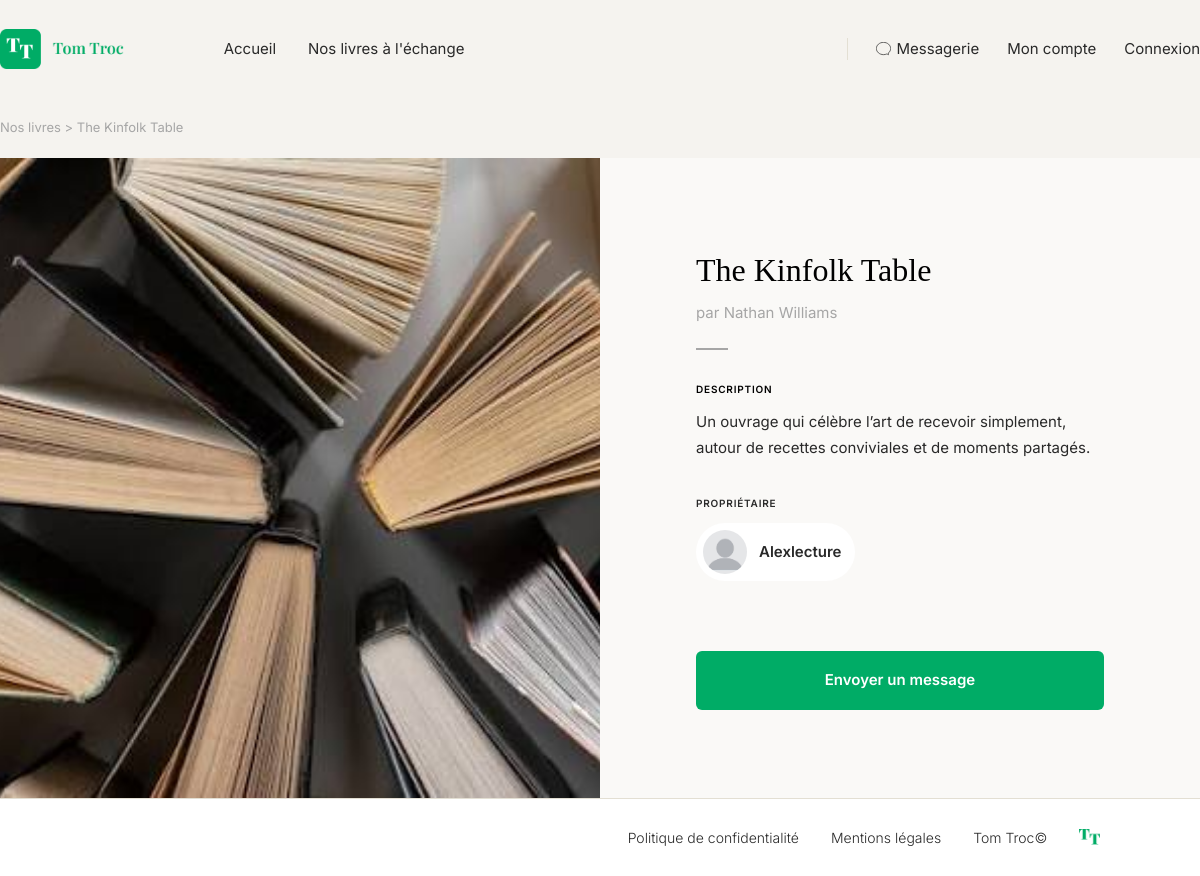
Screenshot of /livre/11 with the database file from the repository.
### tables this page shows
CREATE TABLE books (
    id INT AUTO_INCREMENT PRIMARY KEY,

    owner_id INT NOT NULL,

    title VARCHAR(255) NOT NULL,
    author VARCHAR(255) NOT NULL,
    image VARCHAR(255) NULL,
    description TEXT NULL,
    available BOOLEAN NOT NULL DEFAULT FALSE,

    FOREIGN KEY (owner_id) REFERENCES users(id)
);

CREATE TABLE users (
    id INT AUTO_INCREMENT PRIMARY KEY,
    username VARCHAR(50) NOT NULL UNIQUE,
    email VARCHAR(255) NOT NULL UNIQUE,
    password VARCHAR(255) NOT NULL,
    avatar VARCHAR(255) NULL,
    created_at TIMESTAMP DEFAULT CURRENT_TIMESTAMP
);

### services/AbstractController.php (called while the page is built, shortened)
<?php
abstract class AbstractController
{
    protected function render(string $view, array $data = []): void
    {
        extract($data);
        $viewFile = dirname(__DIR__) . '/views/' . $view . '.php';
        require $viewFile;
        $content = ob_get_clean();
        require dirname(__DIR__) . '/views/main.php';
    }
}

### controllers/LivreController.php (called while the page is built, shortened)
<?php
class LivreController extends AbstractController
{
    public function livre(string $id): void
    {
        $bookManager = new BookManager();
        $bookWithUser = $bookManager->getBook($id);
        $this->render('livre/livre', [
            'title' => $bookWithUser['book']->getTitle(),
            'bookWithUser' => $bookWithUser
        ]);
    }
}

### index.php (called while the page is built, shortened)
<?php
$router = new Router();
$router->add('', 'AccueilController', 'accueil');
$router->add('accueil', 'AccueilController', 'accueil');
$router->add('nos-livres', 'LivreController', 'livres');
$router->add('livre/add', 'LivreController', 'ajouter');
$router->add('livre/{id}', 'LivreController', 'livre');
$router->add('livre/{id}/update', 'LivreController', 'modification');
$router->add('livre/{id}/delete', 'LivreController', 'suppression');
$router->add('inscription', 'AuthentificationController', 'inscription');
$router->add('connexion', 'AuthentificationController', 'connexion');
$router->add('deconnexion', 'AuthentificationController', 'logout');
$router->add('compte/{id}', 'CompteController', 'compte');
$router->add('mon-compte', 'CompteController', 'monCompte');
$router->add('messages', 'MessageController', 'message');
$router->add('message/{id}', 'MessageController', 'message');
$router->add('message/{id}/nouveau', 'MessageController', 'nouveau');
$router->add('message/{id}/envoyer', 'MessageController', 'envoyer');
$router->dispatch($_SERVER['REQUEST_URI']);

### services/DBManager.php (called while the page is built, shortened)
<?php
class DBManager
{
    private static $instance;
    private $db;
    private function __construct()
    {
        $this->db = new PDO('mysql:host=' . DB_HOST . ';dbname=' . DB_NAME . ';charset=utf8', DB_USER, DB_PASS);
        $this->db->setAttribute(PDO::ATTR_ERRMODE, PDO::ERRMODE_EXCEPTION);
        $this->db->setAttribute(PDO::ATTR_DEFAULT_FETCH_MODE, PDO::FETCH_ASSOC);
    }
    public static function getInstance() : DBManager
    {
        if (!self::$instance) {
            self::$instance = new DBManager();
        }
        return self::$instance;
    }
    public function getPDO() : PDO
    {
        return $this->db;
    }
}

### services/AbstractManager.php (called while the page is built, shortened)
<?php
abstract class AbstractManager {
    public function __construct()
    {
        $this->db = DBManager::getInstance();
    }
}

### managers/BookManager.php (called while the page is built, shortened)
<?php
class BookManager extends AbstractManager
{
    public function getBook(string $id): array
    {
        $sql = "SELECT
                    books.*,
                    users.id AS user_id,
                    users.username,
                    users.avatar
                FROM books
                JOIN users ON books.owner_id = users.id
                WHERE books.id = :id";
        $query = $this->db->getPDO()->prepare($sql);
        $query->execute(['id' => $id]);
        $data = $query->fetch();
        $book = new Book($data);
        $owner = new User();
        $owner->setId($data['user_id']);
        $owner->setUsername($data['username']);
        $owner->setAvatar($data['avatar']);
        return
        [
            'book' => $book,
            'owner' => $owner,
        ];
    }
}

### services/AbstractEntity.php (called while the page is built, shortened)
<?php
abstract class AbstractEntity
{
    protected int $id = -1;
    protected function hydrate(array $data) : void
    {
        foreach ($data as $key => $value) {
            $method = 'set' . str_replace('_', '', ucwords($key, '_'));
        }
    }
    public function setId(int $id) : void
    {
        $this->id = $id;
    }
    public function getId() : int
    {
        return $this->id;
    }
}

### models/Book.php (called while the page is built, shortened)
<?php
class Book extends AbstractEntity
{
    private string $title;
    private string $author;
    private ?string $image = null;
    private ?string $description = null;
    public function getTitle(): string
    {
        return $this->title;
    }
    public function setTitle(string $title): void
    {
        $this->title = $title;
    }
    public function getAuthor(): string
    {
        return $this->author;
    }
    public function setAuthor(string $author): void
    {
        $this->author = $author;
    }
    public function getImage(): ?string
    {
        return $this->image;
    }
    public function setImage(?string $image): void
    {
        $this->image = $image;
    }
    public function getDescription(): ?string
    {
        return $this->description;
    }
    public function setDescription(?string $description): void
    {
        $this->description = $description;
    }
}

### models/User.php (called while the page is built, shortened)
<?php
class User extends AbstractEntity
{
    private string $username;
    private ?string $avatar;
    public function getUsername(): string
    {
        return $this->username;
    }
    public function setUsername(string $username): void
    {
        $this->username = $username;
    }
    public function getAvatar(): ?string
    {
        return $this->avatar;
    }
    public function setAvatar(?string $avatar): void
    {
        $this->avatar = $avatar;
    }
}

### views/livre/livre.php (the view)
<?php
    $book = $bookWithUser['book'];
    $owner = $bookWithUser['owner'];
?>
<nav class="breadcrumb container">
    <a href="nos-livres">Nos livres</a> &gt; <?= htmlspecialchars($book->getTitle()) ?>
</nav>
<section class="split-screen">
    <div class="split-screen__image-col">
        <img src="assets/images/<?= htmlspecialchars($book->getImage() ?? 'livre.jpg') ?>" alt="Couverture du livre <?= htmlspecialchars($book->getTitle()) ?>" class="split-screen__image">
    </div>
    <div class="split-screen__content-col">
        <h1 class="book-detail__title"><?= htmlspecialchars($book->getTitle()) ?></h1>
        <p class="book-detail__author">par <?= htmlspecialchars($book->getAuthor()) ?></p>
        <hr class="book-detail__divider">
        <div class="book-detail__description">
            <p class="book-detail__label">Description</p>
            <?php foreach (explode("\n", $book->getDescription()) as $paragraph): ?>
                <p><?= htmlspecialchars($paragraph) ?></p>
            <?php endforeach; ?>
        </div>
        <div class="book-detail__owner">
            <p class="book-detail__label">Propriétaire</p>
            <a href="compte/<?= htmlspecialchars($owner->getId()) ?>" class="owner-card">
                <img src="assets/images/<?= htmlspecialchars($owner->getAvatar() ?? "profil.jpg") ?>" alt="Avatar de <?= htmlspecialchars($owner->getUsername()) ?>" class="owner-card__avatar">
                <span class="owner-card__name"><?= htmlspecialchars($owner->getUsername()) ?></span>
            </a>
        </div>
        <a href="message/<?= htmlspecialchars($owner->getId()) ?>/nouveau/" class="button button--primary button--block">
            Envoyer un message
        </a>
    </div>
</section>

### services/Router.php (shortened to what this page needs)
<?php
class Router
{
    private array $routes = [];
    public function add(string $uri, string $controller, string $method): void
    {
        $uri = trim($uri, '/');
        $pattern = preg_replace('#\{[a-zA-Z_]+\}#', '([^/]+)', $uri);
        $pattern = '#^' . $pattern . '$#';
        $this->routes[] = [
            'pattern' => $pattern,
            'controller' => $controller,
            'method' => $method,
        ];
    }
    public function dispatch(string $uri): void
    {
        $path = parse_url($uri, PHP_URL_PATH);
        $path = trim($path, '/');
        foreach ($this->routes as $route) {
            if (preg_match($route['pattern'], $path, $matches)) {
                array_shift($matches);
                $method = $route['method'];
                $controller = new $controllerClass();
                $controller->$method(...$matches);
                return;
            }
        }
    }
}

### views/main.php (shortened to what this page needs)
<!DOCTYPE html>
<html lang="fr">
<head>
    <?php $basePath = rtrim(dirname($_SERVER['SCRIPT_NAME']), '/\\') . '/'; ?>
    <link rel="stylesheet" href="assets/css/style.css">
</head>
<?php
    $currentPath = trim(parse_url($_SERVER['REQUEST_URI'], PHP_URL_PATH), '/');
    $currentPath = str_replace(trim($basePath, '/'), '', $currentPath);
    $currentPath = trim($currentPath, '/');
    function isCurrentPage(string $currentPath, string $route): string
    {
        $route = trim($route, '/');
        return $currentPath === $route || str_starts_with($currentPath, $route . '/')
            ? ' is-active'
            : '';
    }
?>
<body>
    <header class="header">
        <div class="container header__inner">
            <a href="accueil" class="logo">
                <img class="header__logo" src="assets/images/header-logo.png">
            </a>
            <nav class="nav">
                <nav class="nav-main">
                    <a href="accueil" class="nav-main__link<?= isCurrentPage($currentPath, '') || isCurrentPage($currentPath, 'accueil') ? ' is-active' : '' ?>">
                        Accueil
                    </a>
                    <a href="nos-livres" class="nav-main__link<?= isCurrentPage($currentPath, 'nos-livres') ?>">Nos livres à l'échange</a>
                </nav>
                <nav class="nav-secondary">
                    <a href="messages" class="nav-secondary__link<?= isCurrentPage($currentPath, 'messages') || isCurrentPage($currentPath, 'message') ? ' is-active' : '' ?>">
                        <img src="assets/images/icone-messagerie.svg">
                        Messagerie
                    </a>
                    <a href="mon-compte" class="nav-secondary__link<?= isCurrentPage($currentPath, 'mon-compte') ?>">Mon compte</a>
                    <?php if (isset($_SESSION['user'])): ?>
                        <a href="deconnexion" class="nav-secondary__link">Déconnexion</a>
                    <?php else: ?>
                        <a href="connexion" class="nav-secondary__link<?= isCurrentPage($currentPath, 'connexion') ?>">
                            <?= isset($_SESSION['user']) ? "Déconnexion" : "Connexion" ?>
                        </a>
                    <?php endif; ?>
                </nav>
            </nav>
        </div>
    </header>
    <main>
        <?= $content ?>
    </main>
    <footer class="footer">
        <div class="container footer__inner">
            <a href="/politique-confidentialite">Politique de confidentialité</a>
            <a href="/mentions-legales">Mentions légales</a>
            <span>Tom Troc©</span>
            <a href="accueil" class="logo">
                <img class="footer__logo" src="assets/images/footer-logo.png">
            </a>
        </div>
    </footer>
</body>
</html>

### assets/css/base.css (style rules this page uses)
* { box-sizing: border-box; margin: 0; padding: 0; }
img { max-width: 100%; display: block; }
a { color: inherit; text-decoration: none; }
:root { --color-bg: #F5F3EF; --color-bg-soft: #FAF9F7; --color-bg-muted: #EFEBE1; --color-surface: #FFFFFF; --color-primary: #00AC66; --color-primary-dark: #23875A; --color-text: black; --color-text-muted: #292929; --color-text-faint: #A6A6A6; --color-border: #E3DFD3; --color-danger-bg: #C56D6D; --color-danger-text: white; --color-form-field: #EDF2F6; --color-form-field-border: #F0F0F0; --color-disponible: #6DC5A1; --color-indisponible: #C56D6D; --color-supprimer: #CB2D2D; --font-display: 'Playfair Display', Georgia, 'Times New Roman', serif; --font-body: 'Inter', -apple-system, BlinkMacSystemFont, 'Segoe UI', Helvetica, Arial, sans-serif; --container-width: 1200px; --section-padding-y: 96px; --radius-sm: 6px; --radius-md: 10px; }
body { font-family: var(--font-body); color: var(--color-text); background-color: var(--color-bg); line-height: 1.5; }
.container { max-width: var(--container-width); margin: 0 auto; padding: 0px; }

### assets/css/components.css (style rules this page uses)
.button { display: inline-block; font-size: 15px; font-weight: 600; padding: 14px 28px; border-radius: var(--radius-sm); transition: background-color 0.2s ease, color 0.2s ease, border-color 0.2s ease; }
.button--primary { background-color: var(--color-primary); color: #FFFFFF; }
.button--block { display: block; width: 100%; text-align: center; padding: 18px 28px; }
.split-screen { display: flex; align-items: stretch; min-height: 640px; }
.split-screen__image-col { flex: 1 1 50%; }
.split-screen__image { width: 100%; height: 100%; object-fit: cover; display: block; }
.split-screen__content-col { flex: 1 1 50%; display: flex; flex-direction: column; justify-content: center; padding: 64px 96px; background-color: var(--color-bg-soft); }

### assets/css/layout.css (style rules this page uses)
.header { background-color: var(--color-bg); }
.header__inner { display: flex; align-items: center; padding: 24px 0; }
.logo { display: flex; align-items: center; gap: 10px; margin-right: 100px; }
.header__logo { height: 50px; width: auto; object-fit: contain; display: block; }
.nav { display: flex; flex-direction: row; justify-content: space-between; width: 100%; color: var(--color-text-muted); }
.nav-main { display: flex; align-items: center; gap: 32px; font-size: 15px; }
.nav-secondary { display: flex; align-items: center; gap: 28px; font-size: 15px; padding-left: 28px; border-left: 1px solid var(--color-border); }
.nav-secondary__link { display: inline-flex; align-items: center; gap: 6px; }
.footer { background-color: white; border-top: 1px solid var(--color-border); padding: 28px 0; }
.footer__inner { display: flex; align-items: center; justify-content: flex-end; gap: 32px; font-size: 14px; font-weight: 300; color: var(--color-text-muted); }
.footer__logo { height: 17px; width: auto; object-fit: contain; display: block; }

### assets/css/pages/livre.css (style rules this page uses)
.breadcrumb { padding-top: 20px; padding-bottom: 20px; font-size: 13px; color: var(--color-text-faint); }
.breadcrumb a { color: var(--color-text-faint); }
.book-detail__title { font-family: var(--font-display); font-weight: 400; font-size: 32px; color: var(--color-text); margin-bottom: 8px; }
.book-detail__author { font-size: 15px; color: var(--color-text-faint); margin-bottom: 24px; }
.book-detail__divider { width: 32px; height: 2px; background-color: var(--color-text-faint); border: none; margin-bottom: 32px; }
.book-detail__label { font-size: 10px; font-weight: 600; letter-spacing: 0.08em; text-transform: uppercase; margin-bottom: 12px; }
.book-detail__description p:not(.book-detail__label) { font-size: 15px; line-height: 1.7; color: var(--color-text-muted); margin-bottom: 16px; }
.book-detail__owner { margin-top: 20px; margin-bottom: 70px; color: var(--color-text-muted); }
.owner-card { display: flex; align-items: center; gap: 12px; background-color: white; padding: 7px 14px 7px 7px; border-radius: 83px; width: fit-content; }
.owner-card__avatar { width: 44px; height: 44px; border-radius: 50%; object-fit: cover; }
.owner-card__name { font-size: 15px; font-weight: 600; }

### rows the page displays
books: title "The Kinfolk Table", author "Nathan Williams", description "Un ouvrage qui célèbre l’art de recevoir simplement, autour de recettes conviviales et de moments partagés.", owner.username "Alexlecture"
